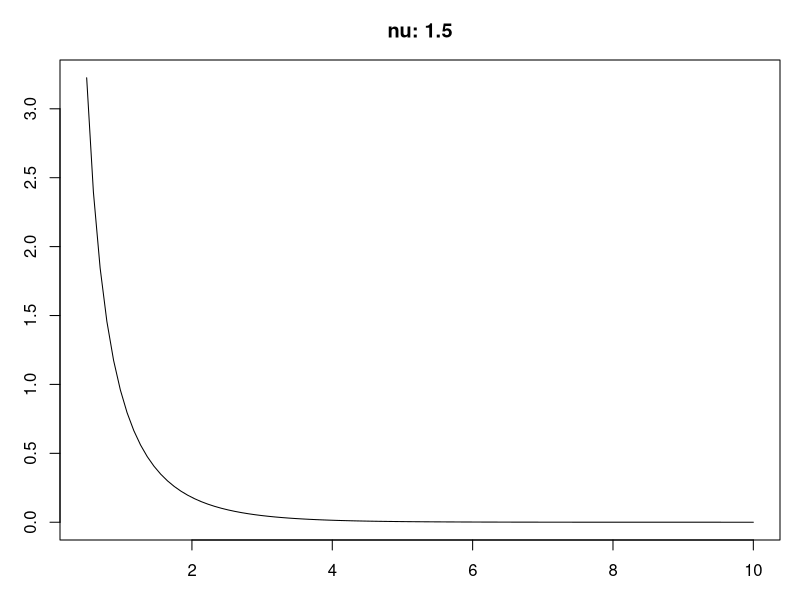
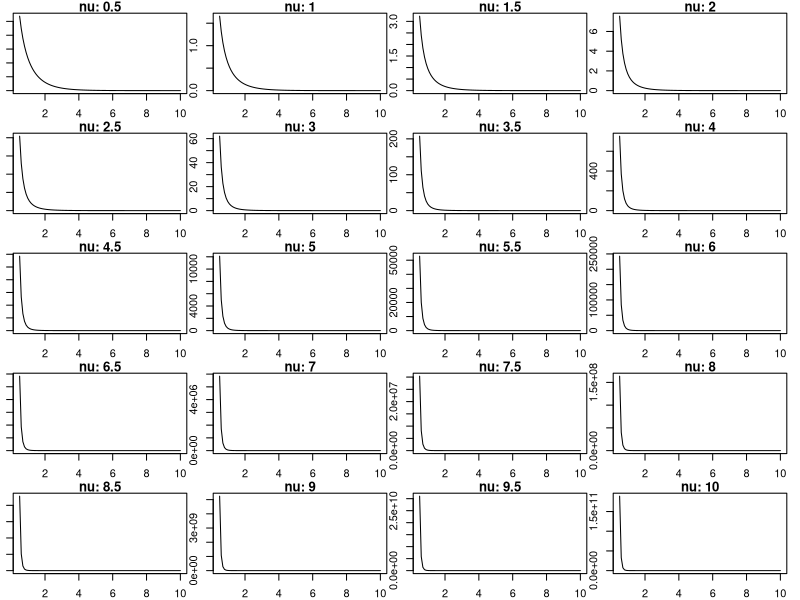

Write R code to recreate these figures, in order.
#====================
# Investigate besselK
#====================
# modified Bessel function of the 3rd kind
# Arg:
    # x: numeric, >= 0 
    # nu: order of the Bessel, >=0 in practice, but can be negative in theory

rm(list = ls())

x <- seq(0.5, 10, length.out = 100)
plt_besselK <- function(x, nu) {

  b <- besselK(x, nu = nu)
  plot(x, b, type = "l", main = paste0("nu: ", nu))
}


#----
# plot
#----
nu = 1.5
b <- besselK(x, nu = nu)
par(mfrow = c(1, 1), mar = c(3, 3, 3, 1))
plot(x, b, type = "l", main = paste0("nu: ", nu))


#--------------
# Conclusion 1:
#--------------

# Modified Bessel function of the 3rd kind is a decreasing function
# In K_v(d / rho), where rho is the large scale range parameter
  # the larger the rho, the larger the K_v, hence the spatial correlation
      # and the slower such correlation decays as spatial distance increases
      # and at small spatial scale, the correlation is less variable, 
        # the surface is smooth

  # the smaller the rho, the smaller the K_v, hence the smaller the spatial correlation
      # the more speedy such correlation decays as distance increases
      # and at small spatial scale, the correlation is very variable
        # the surface is relatively rough


#-------------
# different nu 
#-------------
N <- seq(0.5, 10, by = 0.5)
length(N) # [1] 20

par(mfrow = c(5, 4), mar = c(2, 1, 1, 1))

for (nu in N) {
  plt_besselK(x, nu)
}



#--------------
# Conclusion 2:
#--------------

# The larger the order nu
# the more speedy the BesselK decreases to zero. 








